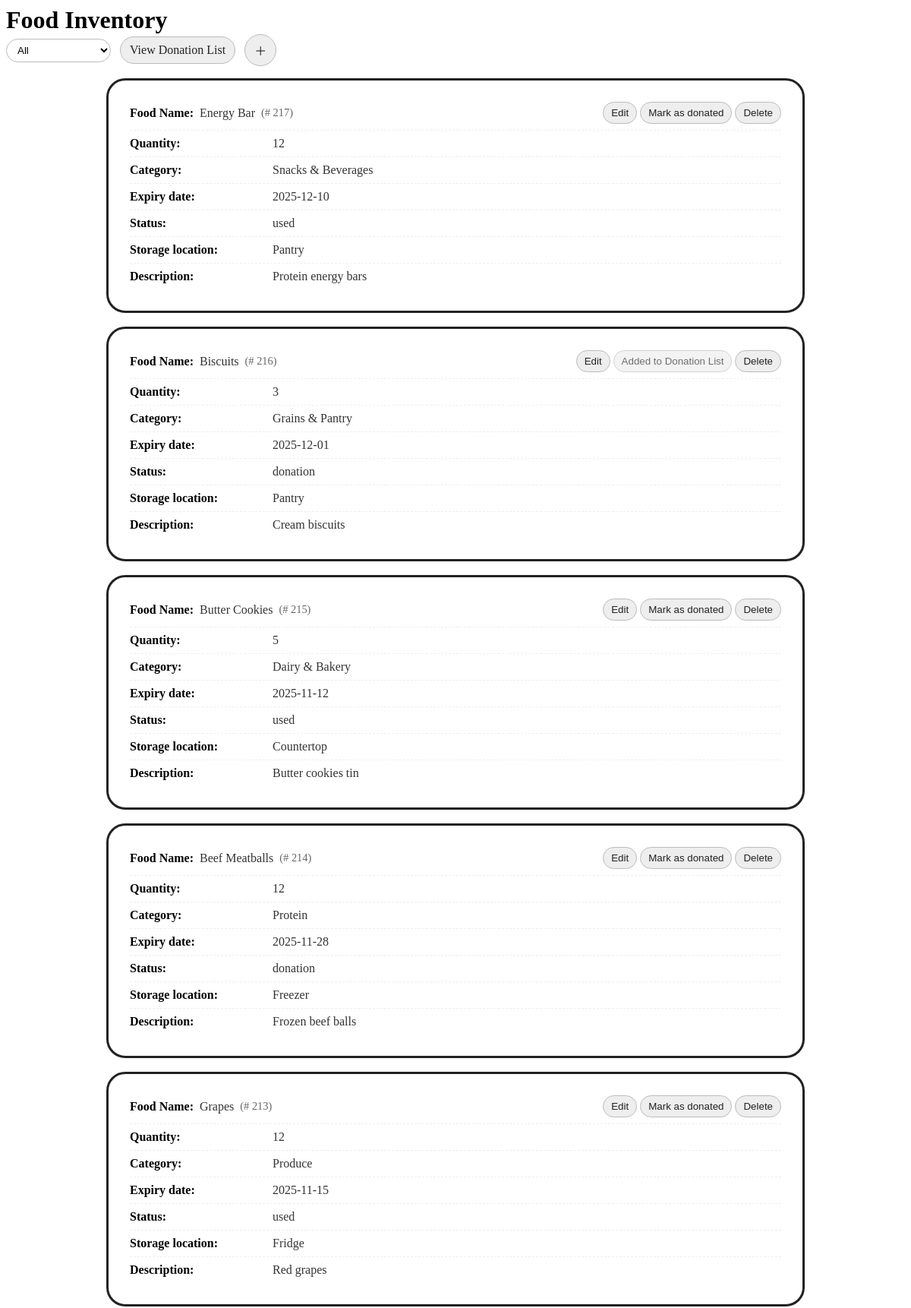
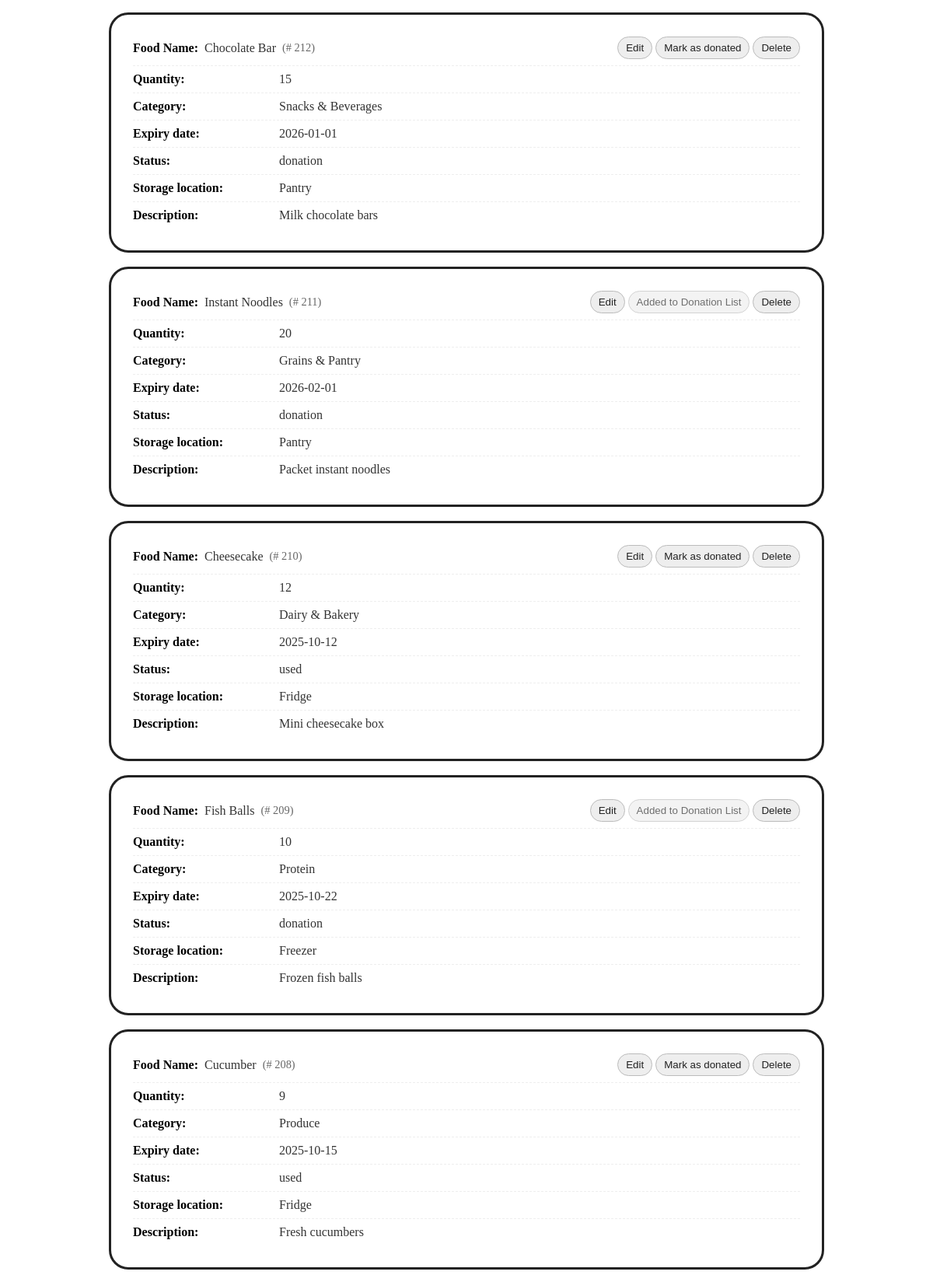
The app's page /pages/inventory/inventory.php (signed in, upper part) with its own data (2 pictures, top to bottom).
### tables this page shows
CREATE TABLE `fooditem` (
  `foodItem_id` int(20) NOT NULL,
  `category` enum('Produce','Protein','Dairy & Bakery','Grains & Pantry','Snacks & Beverages') NOT NULL,
  `food_name` varchar(20) NOT NULL,
  `quantity` int(10) NOT NULL,
  `expiry_date` date NOT NULL DEFAULT current_timestamp(),
  `storage_location` enum('Fridge','Freezer','Pantry','Countertop') NOT NULL,
  `description` varchar(80) DEFAULT NULL,
  `status` enum('available','used','expired','donation','reserved') NOT NULL,
  `user_id` int(20) UNSIGNED NOT NULL,
  `created_at` date DEFAULT current_timestamp()
);

### pages/inventory/inventory.php (the view, shortened to what this page needs)
<?php
require_once __DIR__ . '/../../config.php';
$uid = (int)($_SESSION['user_id'] ?? $_SESSION['id'] ?? 0);
$rows = [];
try {
  $st = $pdo->prepare("
    SELECT
      f.foodItem_id, f.food_name, f.quantity, f.category, f.expiry_date, f.status, f.storage_location, f.description,
      EXISTS(
        SELECT 1
        FROM donation_fooditem df
        JOIN donation d ON d.donation_id = df.donation_id
        WHERE df.fooditem_id = f.foodItem_id
          AND d.donor_user_id = f.user_id
          AND d.status = 'pending'
      ) AS has_donation
    FROM fooditem f
    WHERE f.user_id = :uid
    ORDER BY f.foodItem_id DESC
  ");
  $st->execute([':uid' => $uid]);
  $rows = $st->fetchAll(PDO::FETCH_ASSOC);
} catch (Throwable $e) {
  $rows = [];
}
function e($s){ return htmlspecialchars((string)$s, ENT_QUOTES, 'UTF-8'); }
?>
<!doctype html>
<html lang="en">
<head>
</head>
<body>
  <header class="container-fluid p-4">
    <div class="d-flex mb-2 py-3 px-4 bg-light rounded shadow justify-content-between">
      <h1 class="title fw-bold">Food Inventory</h1>
      <div class="actions">
        <div class="controls">
          <select id="filterSel">
            <option value="all" selected>All</option>
          </select>
        </div>
        <a class="btn" href="/SaveBite/templates/base.php?page=donationList">View Donation List</a>
        <a class="plus" href="#" title="Add new">＋</a>
      </div>
    </div>
  </header>
  <main class="content" id="list">
    <?php if (!$rows): ?>
      <p id="empty-hint" style="color:#666">No items yet. Click “＋” to add one.</p>
    <?php else: ?>
      <?php foreach ($rows as $r):
        $id   = (int)$r['foodItem_id'];
        $exp  = (string)($r['expiry_date'] ?? '');
        $name = (string)$r['food_name'];
        $qty  = (string)$r['quantity'];
        $cat  = (string)$r['category'];
        $st   = (string)($r['status'] ?? '');
        $loc  = (string)$r['storage_location'];
        $desc = (string)($r['description'] ?? '');
        $has  = !empty($r['has_donation']);
      ?>
      <article class="card" id="item-<?= $id ?>" data-id="<?= $id ?>" data-expiry="<?= e($exp) ?>" data-donated="<?= $has ? '1' : '0' ?>">
        <div class="card-head">
          <div class="card-title">
            <span class="label">Food Name:</span>
            <span class="value" data-field="food_name"><?= e($name) ?></span>
            <span class="mini-id">(# <?= $id ?>)</span>
          </div>
          <div>
            <button class="btn mini" type="button" data-action="edit">Edit</button>
            <button
              class="btn mini"
              type="button"
              data-action="donate"
              <?= $has ? 'disabled style="opacity:.65;cursor:not-allowed"' : '' ?>
            ><?= $has ? 'Added to Donation List' : 'Mark as donated' ?></button>
            <button class="btn mini" type="button" data-action="delete">Delete</button>
          </div>
        </div>
        <div class="row">
          <span class="label">Quantity:</span>
          <span class="value" data-field="quantity"><?= e($qty) ?></span>
        </div>
        <div class="row">
          <span class="label">Category:</span>
          <span class="value" data-field="category"><?= e($cat) ?></span>
        </div>
        <div class="row">
          <span class="label">Expiry date:</span>
          <span class="value" data-field="expiry_date"><?= e($exp) ?></span>
        </div>
        <div class="row">
          <span class="label">Status:</span>
          <span class="value" data-field="status"><?= e($st) ?></span>
        </div>
        <div class="row">
          <span class="label">Storage location:</span>
          <span class="value" data-field="storage_location"><?= e($loc) ?></span>
        </div>
        <div class="row">
          <span class="label">Description:</span>
          <span class="value" data-field="description"><?= e($desc) ?></span>
        </div>
      </article>
      <?php endforeach; ?>
    <?php endif; ?>
  </main>
</body>
</html>

### pages/inventory/inventory.php (style rules this page uses)
.title { margin:0; }
.actions { display:flex;align-items:center;gap:12px; }
.btn,.plus { padding:8px 12px;border:1px solid #bbb;background:#eee;border-radius:22px;cursor:pointer;text-decoration:none;color:#222; }
.btn.mini { padding:6px 10px;border-radius:16px; }
.content { width:100%;max-width:920px;margin:0 auto;padding:16px; }
.card { border:3px solid #222;border-radius:25px;padding:28px;margin-bottom:18px;background:#fff; }
.card-head { display:flex;align-items:center;justify-content:space-between;gap:8px;margin-bottom:8px; }
.card-title { display:flex;align-items:center;gap:8px;flex-wrap:wrap; }
.mini-id { color:#666;font-size:90%; }
.row { display:grid;grid-template-columns:180px 1fr;gap:8px;padding:8px 0;border-top:1px dashed #eee; }
.label { font-weight:600; }
.value { color:#333; }
.controls select { padding:6px 10px;border:1px solid #bbb;border-radius:22px;background:#fff; }

### records on screen
fooditem: food_name "Energy Bar", foodItem_id "217", shows "Mark as donated", quantity "12", category "Snacks & Beverages", expiry_date "2025-12-10", status "used", storage_location "Pantry", description "Protein energy bars"
fooditem: food_name "Biscuits", foodItem_id "216", shows "Added to Donation List", quantity "3", category "Grains & Pantry", expiry_date "2025-12-01", status "donation", storage_location "Pantry", description "Cream biscuits"
fooditem: food_name "Butter Cookies", foodItem_id "215", shows "Mark as donated", quantity "5", category "Dairy & Bakery", expiry_date "2025-11-12", status "used", storage_location "Countertop", description "Butter cookies tin"
fooditem: food_name "Beef Meatballs", foodItem_id "214", shows "Mark as donated", quantity "12", category "Protein", expiry_date "2025-11-28", status "donation", storage_location "Freezer", description "Frozen beef balls"
fooditem: food_name "Grapes", foodItem_id "213", shows "Mark as donated", quantity "12", category "Produce", expiry_date "2025-11-15", status "used", storage_location "Fridge", description "Red grapes"
fooditem: food_name "Chocolate Bar", foodItem_id "212", shows "Mark as donated", quantity "15", category "Snacks & Beverages", expiry_date "2026-01-01", status "donation", storage_location "Pantry", description "Milk chocolate bars"
fooditem: food_name "Instant Noodles", foodItem_id "211", shows "Added to Donation List", quantity "20", category "Grains & Pantry", expiry_date "2026-02-01", status "donation", storage_location "Pantry", description "Packet instant noodles"
fooditem: food_name "Cheesecake", foodItem_id "210", shows "Mark as donated", quantity "12", category "Dairy & Bakery", expiry_date "2025-10-12", status "used", storage_location "Fridge", description "Mini cheesecake box"
fooditem: food_name "Fish Balls", foodItem_id "209", shows "Added to Donation List", quantity "10", category "Protein", expiry_date "2025-10-22", status "donation", storage_location "Freezer", description "Frozen fish balls"
fooditem: food_name "Cucumber", foodItem_id "208", shows "Mark as donated", quantity "9", category "Produce", expiry_date "2025-10-15", status "used", storage_location "Fridge", description "Fresh cucumbers"
